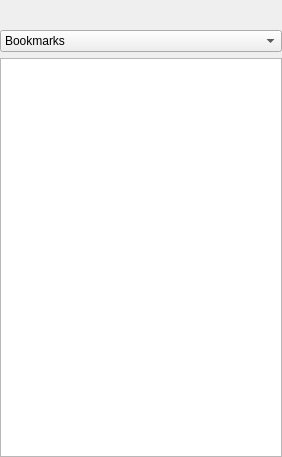
<?xml version="1.0" encoding="UTF-8"?>
<ui version="4.0">
 <class>FSPane</class>
 <widget class="QWidget" name="FSPane">
  <property name="geometry">
   <rect>
    <x>0</x>
    <y>0</y>
    <width>282</width>
    <height>457</height>
   </rect>
  </property>
  <property name="windowTitle">
   <string>Form</string>
  </property>
  <property name="styleSheet">
   <string notr="true">QPushButton {
	padding: 5px;

}</string>
  </property>
  <layout class="QVBoxLayout" name="verticalLayout">
   <property name="margin">
    <number>0</number>
   </property>
   <item>
    <layout class="QHBoxLayout" name="buttonsLayout">
     <property name="spacing">
      <number>-1</number>
     </property>
     <property name="sizeConstraint">
      <enum>QLayout::SetMinimumSize</enum>
     </property>
     <item>
      <widget class="QPushButton" name="buttonUp">
       <property name="maximumSize">
        <size>
         <width>24</width>
         <height>24</height>
        </size>
       </property>
       <property name="toolTip">
        <string>Go up one level</string>
       </property>
       <property name="text">
        <string/>
       </property>
       <property name="icon">
        <iconset resource="../resources.qrc">
         <normaloff>:/icons/actions/go-up.png</normaloff>:/icons/actions/go-up.png</iconset>
       </property>
       <property name="iconSize">
        <size>
         <width>16</width>
         <height>16</height>
        </size>
       </property>
       <property name="flat">
        <bool>true</bool>
       </property>
      </widget>
     </item>
     <item>
      <widget class="QPushButton" name="buttonBackRoot">
       <property name="maximumSize">
        <size>
         <width>24</width>
         <height>24</height>
        </size>
       </property>
       <property name="toolTip">
        <string>Go previous place</string>
       </property>
       <property name="icon">
        <iconset resource="../resources.qrc">
         <normaloff>:/icons/actions/go-previous.png</normaloff>:/icons/actions/go-previous.png</iconset>
       </property>
       <property name="iconSize">
        <size>
         <width>16</width>
         <height>16</height>
        </size>
       </property>
       <property name="flat">
        <bool>true</bool>
       </property>
      </widget>
     </item>
     <item>
      <widget class="QPushButton" name="pushFowardRoot">
       <property name="maximumSize">
        <size>
         <width>24</width>
         <height>24</height>
        </size>
       </property>
       <property name="toolTip">
        <string>Go next place</string>
       </property>
       <property name="text">
        <string/>
       </property>
       <property name="icon">
        <iconset resource="../resources.qrc">
         <normaloff>:/icons/actions/go-next.png</normaloff>:/icons/actions/go-next.png</iconset>
       </property>
       <property name="flat">
        <bool>true</bool>
       </property>
      </widget>
     </item>
     <item>
      <widget class="QPushButton" name="buttonFilter">
       <property name="maximumSize">
        <size>
         <width>24</width>
         <height>24</height>
        </size>
       </property>
       <property name="toolTip">
        <string>Filter settings</string>
       </property>
       <property name="icon">
        <iconset resource="../resources.qrc">
         <normaloff>:/icons/actions/view-filter.png</normaloff>:/icons/actions/view-filter.png</iconset>
       </property>
       <property name="iconSize">
        <size>
         <width>16</width>
         <height>16</height>
        </size>
       </property>
       <property name="flat">
        <bool>true</bool>
       </property>
      </widget>
     </item>
     <item>
      <widget class="QPushButton" name="buttonSyncTabFile">
       <property name="maximumSize">
        <size>
         <width>24</width>
         <height>24</height>
        </size>
       </property>
       <property name="toolTip">
        <string>Sync folder with current editor file path</string>
       </property>
       <property name="icon">
        <iconset resource="../resources.qrc">
         <normaloff>:/icons/actions/system-switch-user.png</normaloff>:/icons/actions/system-switch-user.png</iconset>
       </property>
       <property name="iconSize">
        <size>
         <width>16</width>
         <height>16</height>
        </size>
       </property>
       <property name="checkable">
        <bool>true</bool>
       </property>
       <property name="flat">
        <bool>true</bool>
       </property>
      </widget>
     </item>
     <item>
      <widget class="QPushButton" name="buttonCollapseAll">
       <property name="maximumSize">
        <size>
         <width>24</width>
         <height>24</height>
        </size>
       </property>
       <property name="toolTip">
        <string>Collapse Folder</string>
       </property>
       <property name="icon">
        <iconset resource="../resources.qrc">
         <normaloff>:/icons/actions/debug-step-into.png</normaloff>:/icons/actions/debug-step-into.png</iconset>
       </property>
       <property name="iconSize">
        <size>
         <width>16</width>
         <height>16</height>
        </size>
       </property>
       <property name="flat">
        <bool>true</bool>
       </property>
      </widget>
     </item>
     <item>
      <widget class="QPushButton" name="pushShowHidden">
       <property name="maximumSize">
        <size>
         <width>24</width>
         <height>24</height>
        </size>
       </property>
       <property name="toolTip">
        <string>Show Hidden Files</string>
       </property>
       <property name="text">
        <string/>
       </property>
       <property name="icon">
        <iconset resource="../resources.qrc">
         <normaloff>:/icons/actions/help-hint.png</normaloff>:/icons/actions/help-hint.png</iconset>
       </property>
       <property name="checkable">
        <bool>true</bool>
       </property>
       <property name="flat">
        <bool>true</bool>
       </property>
      </widget>
     </item>
     <item>
      <spacer name="horizontalSpacer">
       <property name="orientation">
        <enum>Qt::Horizontal</enum>
       </property>
       <property name="sizeType">
        <enum>QSizePolicy::Expanding</enum>
       </property>
       <property name="sizeHint" stdset="0">
        <size>
         <width>10</width>
         <height>20</height>
        </size>
       </property>
      </spacer>
     </item>
    </layout>
   </item>
   <item>
    <widget class="QComboBox" name="comboBookmarks">
     <property name="sizePolicy">
      <sizepolicy hsizetype="Expanding" vsizetype="Fixed">
       <horstretch>0</horstretch>
       <verstretch>0</verstretch>
      </sizepolicy>
     </property>
     <property name="toolTip">
      <string>Folders</string>
     </property>
     <item>
      <property name="text">
       <string>Bookmarks</string>
      </property>
      <property name="icon">
       <iconset resource="../resources.qrc">
        <normaloff>:/icons/emblems/emblem-favorite.png</normaloff>:/icons/emblems/emblem-favorite.png</iconset>
      </property>
     </item>
     <item>
      <property name="text">
       <string>File System</string>
      </property>
      <property name="icon">
       <iconset resource="../resources.qrc">
        <normaloff>:/icons/actions/document-open.png</normaloff>:/icons/actions/document-open.png</iconset>
      </property>
     </item>
    </widget>
   </item>
   <item>
    <widget class="QStackedWidget" name="stackedWidget">
     <property name="lineWidth">
      <number>0</number>
     </property>
     <property name="currentIndex">
      <number>1</number>
     </property>
     <widget class="QWidget" name="pageFSTree">
      <layout class="QVBoxLayout" name="verticalLayout_2">
       <property name="margin">
        <number>0</number>
       </property>
       <item>
        <widget class="FSTree" name="tree"/>
       </item>
      </layout>
     </widget>
     <widget class="QWidget" name="pageBookmarks">
      <layout class="QVBoxLayout" name="verticalLayout_3">
       <property name="margin">
        <number>0</number>
       </property>
       <item>
        <widget class="PMXBookmarksListView" name="bookmarksView"/>
       </item>
      </layout>
     </widget>
    </widget>
   </item>
  </layout>
 </widget>
 <customwidgets>
  <customwidget>
   <class>FSTree</class>
   <extends>QTreeView</extends>
   <header>prymatex.gui.panes.fstree.fstree</header>
  </customwidget>
  <customwidget>
   <class>PMXBookmarksListView</class>
   <extends>QListWidget</extends>
   <header>prymatex.gui.panes.fstree.bookmarks</header>
  </customwidget>
 </customwidgets>
 <resources>
  <include location="../resources.qrc"/>
 </resources>
 <connections/>
</ui>
